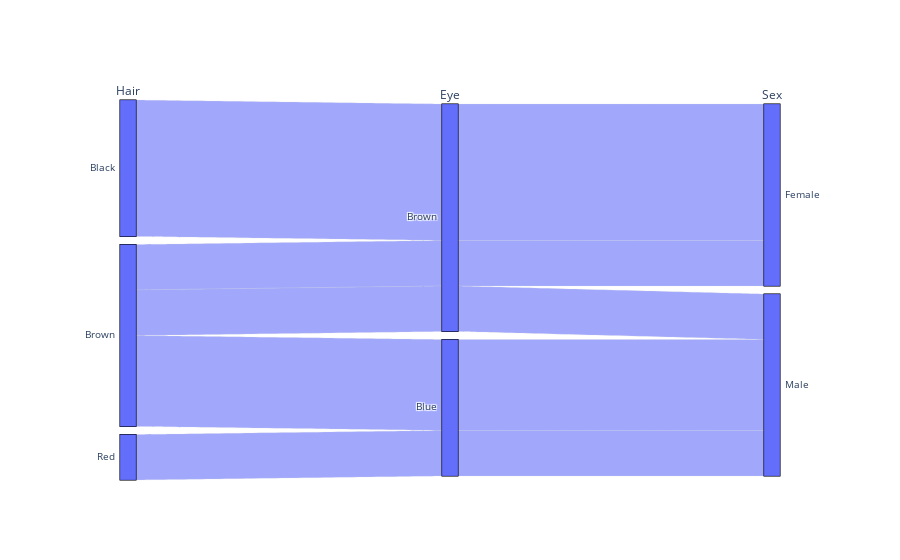

The notebook cell this image was saved under:
### Markdown cell above
## Basic Parallel Categories Diagram with graph_objects

### Code cell
fig = go.Figure(go.Parcats(
    dimensions=[
        {'label': 'Hair', 'values': ['Black', 'Black', 'Black', 'Brown', 'Brown', 'Brown', 'Red', 'Brown']},
        {'label': 'Eye', 'values': ['Brown', 'Brown', 'Brown', 'Brown', 'Brown', 'Blue', 'Blue', 'Blue']},
        {'label': 'Sex', 'values': ['Female', 'Female', 'Female', 'Male', 'Female', 'Male', 'Male', 'Male']}]
))

fig.show()

### Figure 1 — Plotly figure (JSON) as saved in the notebook; plotly's stock layout.template omitted (floating-point values rounded to 4 significant figures)
{"data": [{"dimensions": [{"label": "Hair", "values": ["Black", "Black", "Black", "Brown", "Brown", "Brown", "Red", "Brown"]}, {"label": "Eye", "values": ["Brown", "Brown", "Brown", "Brown", "Brown", "Blue", "Blue", "Blue"]}, {"label": "Sex", "values": ["Female", "Female", "Female", "Male", "Female", "Male", "Male", "Male"]}], "type": "parcats"}], "layout": {}}
